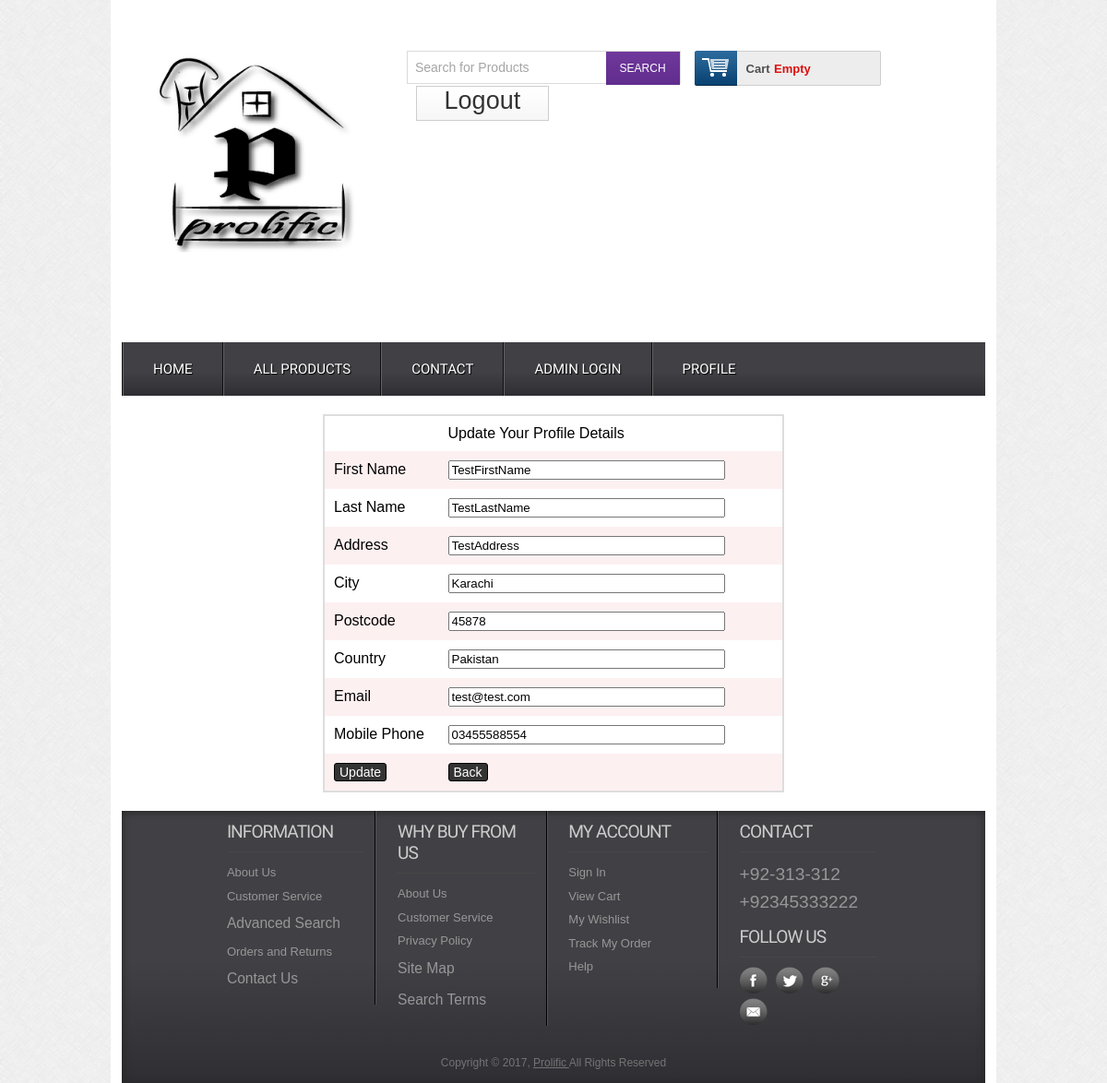
Page /editprofile.php (signed in) on the committed database.
### tables this page shows
CREATE TABLE `tbl_customer` (
  `cusId` int(11) NOT NULL,
  `firstName` varchar(255) NOT NULL,
  `lastName` varchar(255) NOT NULL,
  `address` text NOT NULL,
  `city` varchar(255) NOT NULL,
  `postcode` varchar(10) NOT NULL,
  `country` varchar(50) NOT NULL,
  `email` varchar(255) NOT NULL,
  `phone` varchar(15) NOT NULL,
  `username` varchar(52) NOT NULL,
  `password` varchar(50) NOT NULL
);

### lib/Database.php (called while the page is built, shortened)
<?php
Class Database{
 public $host   = DB_HOST;
 public $user   = DB_USER;
 public $pass   = DB_PASS;
 public $dbname = DB_NAME;
 public $link;
private function connectDB(){
	 $this->link = new mysqli($this->host, $this->user, $this->pass,  $this->dbname);
 }
public function select($query){
	$result = $this->link->query($query) or
        die($this->link->error.__LINE__);
	  if($result->num_rows > 0){
		return $result;
	  } else {
		return false;
  }
 }
}
?>

### lib/Session.php (called while the page is built, shortened)
<?php
class Session{
	 public static function get($key){
		if (isset($_SESSION[$key])) {
		   return $_SESSION[$key];
		 } else {
		   return false;
		}
	 }
}
?>

### classes/Customer.php (called while the page is built, shortened)
<?php
    $filepath = realpath(dirname(__FILE__));
    include_once ($filepath.'/../lib/Database.php');
?>
<?php
class Customer{
    private $db;
    public function __construct(){
            $this->db = new Database();
    }
    public function getCustomerdata($id){
        $query = "SELECT * FROM tbl_customer  WHERE cusId = '$id'";
        $result = $this->db->select($query);
        return $result;
    }
}
?>

### editprofile.php (the view, shortened to what this page needs)
<?php
    include 'inc/header.php';
?>
<div class="main">
    <div class="content">
        <div class="section group">
        <?php
            $id = Session::get("cusId");
            $getdata = $cmr->getCustomerdata($id);
            if ($getdata){
                while($result = $getdata->fetch_assoc()){
        ?>
        <form action="" method="post">
        <table class="tblone">
            <tr>
                <td></td>
                <td colspan="2" font-color="red">Update Your Profile Details</td>
            </tr>
            <tr>
                <td width="25%">First Name</td>
                <td><input type="text" name="firstName" value="<?php echo $result['firstName'];?>"></td>
            </tr>
            <tr>
                <td width="20%">Last Name</td>
                <td><input type="text" name="lastName" value="<?php echo $result['lastName'];?>"></td>
            </tr>
            <tr>
                <td>Address</td>
                <td><input type="text" name="address" value="<?php echo $result['address'];?>"></td>
            </tr>
            <tr>
                <td>City</td>
                <td><input type="text" name="city" value="<?php echo $result['city'];?>"></td>
            </tr>
            <tr>
                <td>Postcode</td>
                <td><input type="text" name="postcode" value="<?php echo $result['postcode'];?>"></td>
            </tr>
            <tr>
                <td>Country</td>
                <td><input type="text" name="country" value="<?php echo $result['country'];?>"></td>
            </tr>
            <tr>
                <td>Email</td>
                <td><input type="text" name="email" value="<?php echo $result['email'];?>"></td>
            </tr>
            <tr>
                <td>Mobile Phone</td>
                <td><input type="text" name="phone" value="<?php echo $result['phone'];?>"></td>
            </tr>
            <tr>
                <td><input type="submit" name="submit" value="Update"></td>
                <td><input type="submit" name="back" value="Back"></td>
            </tr>
        </table>
        </form>
        <?php } }?>
        </div>
    </div>
</div>
<?php include 'inc/footer.php';?>

### css/style.css (style rules this page uses)
html,body,div,span,applet,object,iframe,h1,h2,h3,h4,h5,h6,p,blockquote,pre,a,abbr,acronym,address,big,cite,code,del,dfn,em,img,ins,kbd,q,s,samp,small,strike,strong,sub,sup,tt,var,b,u,i,dl,dt,dd,ol,nav ul,nav li,fieldset,form,label,legend,table,caption,tbody,tfoot,thead,tr,th,td,article,aside,canvas,details,embed,figure,figcaption,footer,header,hgroup,menu,nav,output,ruby,section,summary,time,mark,audio,video { margin:0;padding:0;border:0;font-size:100%;font:inherit;vertical-align:baseline; }
table { border-collapse:collapse;border-spacing:0; }
body { font-family:Arial, Helvetica, sans-serif; background:url(../images/body_bg3.jpg); }
.section { clear: both; padding: 0px; margin: 0px; }
.group:before, .group:after { content:""; display:table; }
.group:after { clear:both; }
.group { zoom:1; }
.content { padding:20px 0; background:#FFF; }
.tblone { border: 1px solid #fff; margin-bottom: 12px; width: 100%; }
.tblone td { padding:10px;text-align:center; }
table.tblone tr:nth-child(2n+1) { background:#fff;height:30px; }
table.tblone tr:nth-child(2n) { background:#fdf0f1;height:30px; }
table.tblone input[type="submit"] { background: #333 none repeat scroll 0 0; border: 1px solid #000; border-radius: 3px; color: #fff; cursor: pointer; font-size: 14px; padding: 1px 5px; }

### editprofile.php (style rules this page uses)
.tblone { width:500px; margin:0 auto; border:2px solid #ddd; }
.tblone tr td { text-align:justify; }
.tblone input[type="text"] { width:300px; }

### rows in the picture
tbl_customer: firstName "TestFirstName", lastName "TestLastName", address "TestAddress", city "Karachi", postcode "45878", country "Pakistan", email "test@test.com", phone "03455588554"
